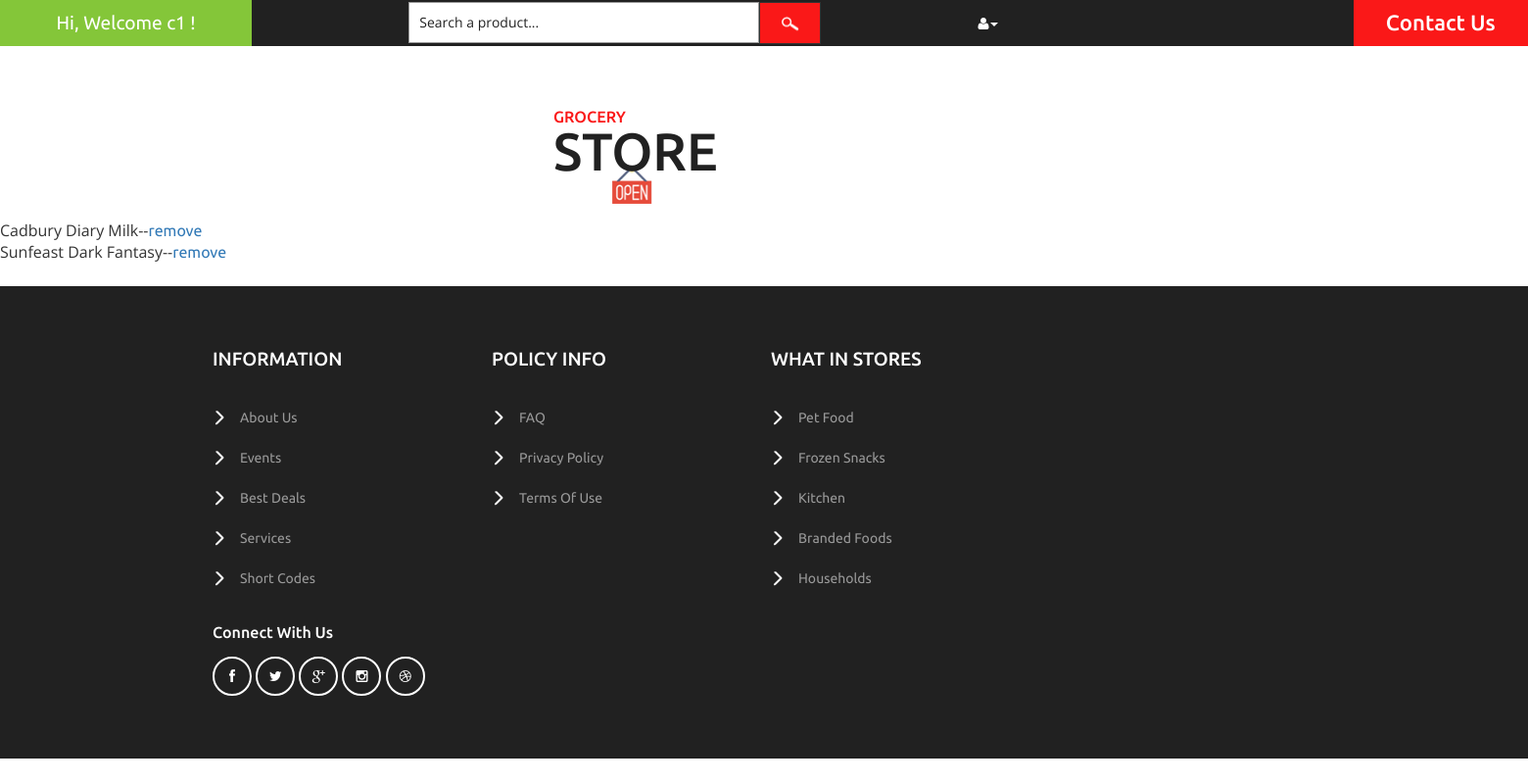
Page /cart/order-summary/ (signed in) on the earlier database version.
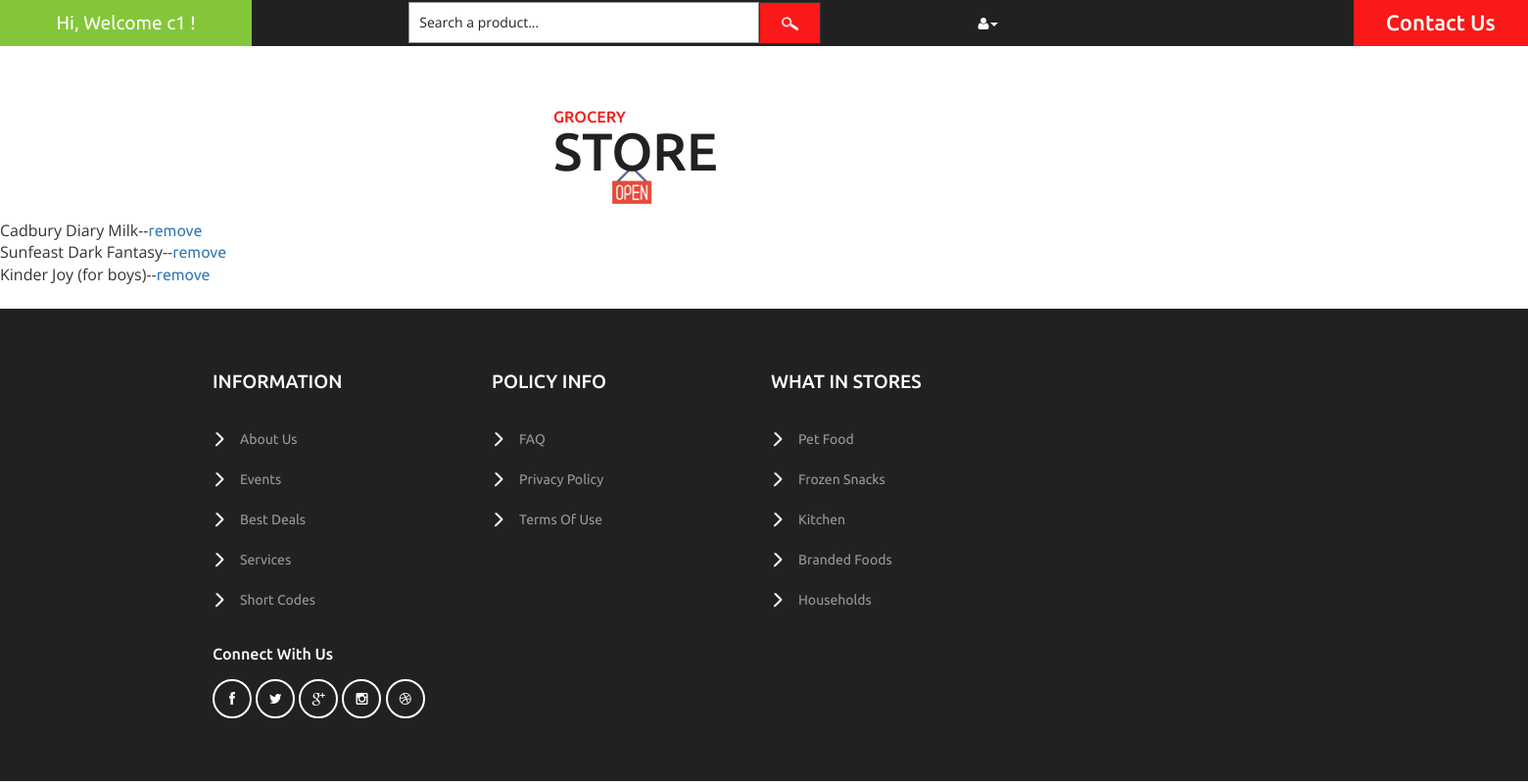
Same page on the later database version.
### cart/models.py (models this page shows, shortened)
class orderitem(models.Model):
    product = models.OneToOneField(Product, on_delete=models.SET_NULL, null=True)
    is_ordered = models.BooleanField(default=False)
    date_added = models.DateTimeField(auto_now=True)
    date_ordered = models.DateTimeField(null=True)
    q = models.IntegerField(null=True)

### vendor/models.py (models this page shows, shortened)
class Product(models.Model):
    category = models.ForeignKey(Category, on_delete=models.CASCADE)
    prod_name = models.CharField(max_length=150)
    ingredients = models.TextField(max_length=264, blank=True)
    qty = models.IntegerField(default=0)
    cost = models.IntegerField(default=0)
    brand = models.CharField(max_length=150, blank=True)
    prod_pic = models.FileField()

### cart/views.py (the view)
@login_required(login_url='customer:login')
def order_details(request, **kwargs):
    existing_order = get_user_pending_order(request)
    context = {
        'ordre': existing_order
    }
    return render(request, 'cart/order_summary.html', context)

### cart/models.py (called while the page is built)
    def get_cart_item(self):
        return self.items.all()

### cart/views.py (called while the page is built)
def get_user_pending_order(request):
    user_profile = get_object_or_404(CustomerProfile, Customer=request.user)
    ord = order.objects.filter(owner=user_profile, is_ordered=False)
    if ord.exists():
        return ord[0]
    return 0

### cart/templates/cart/order_summary.html
{% extends 'customer/base.html' %}
{% block content %}
    {% for item in ordre.get_cart_item %}
        {{ item.product.prod_name }}--<a href="{% url 'cart:delete_from_cart' item.id %}">remove</a><br>
    {% endfor %}<br>
{% endblock %}

Differences in the rows shown:
added orderitem: product.prod_name "Kinder Joy (for boys)"
